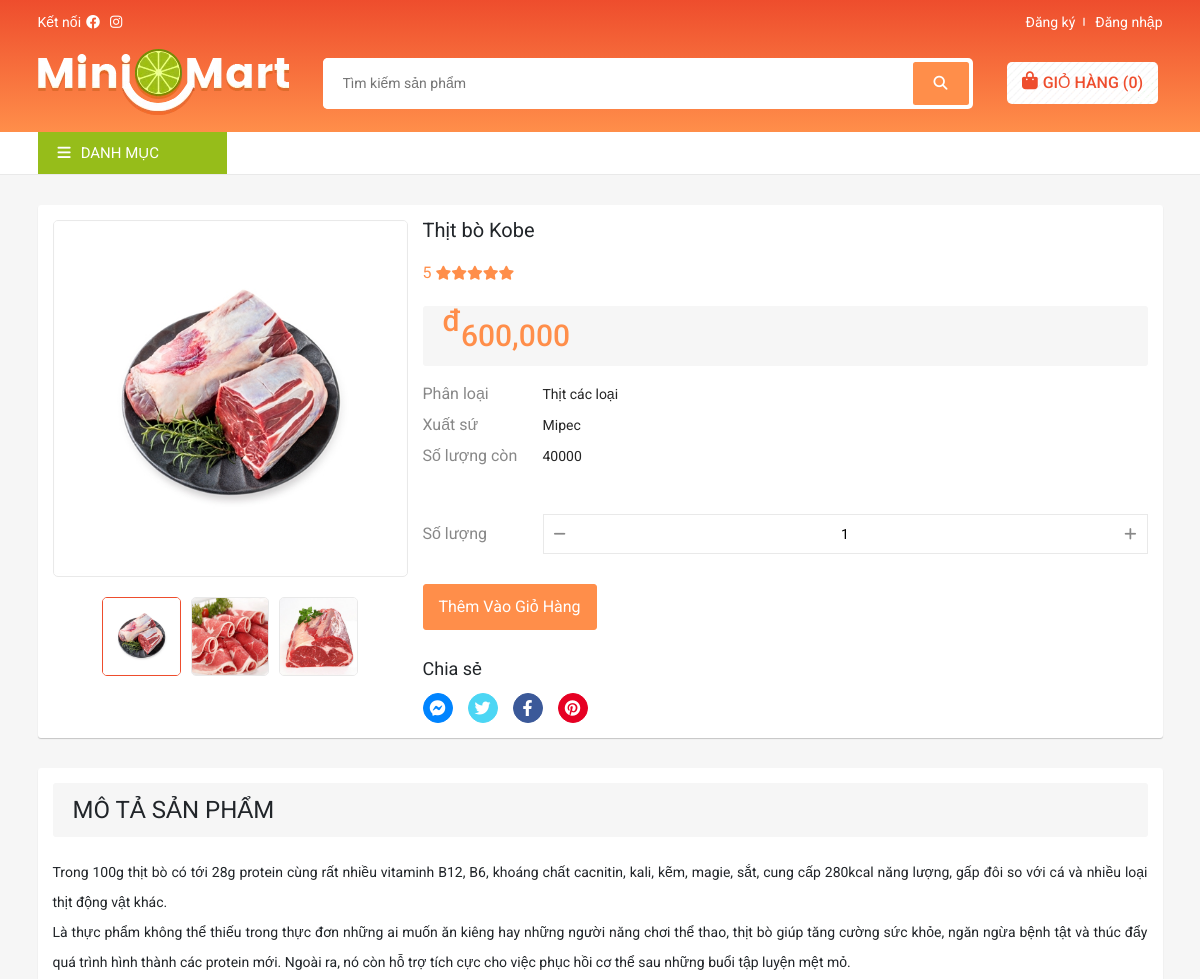
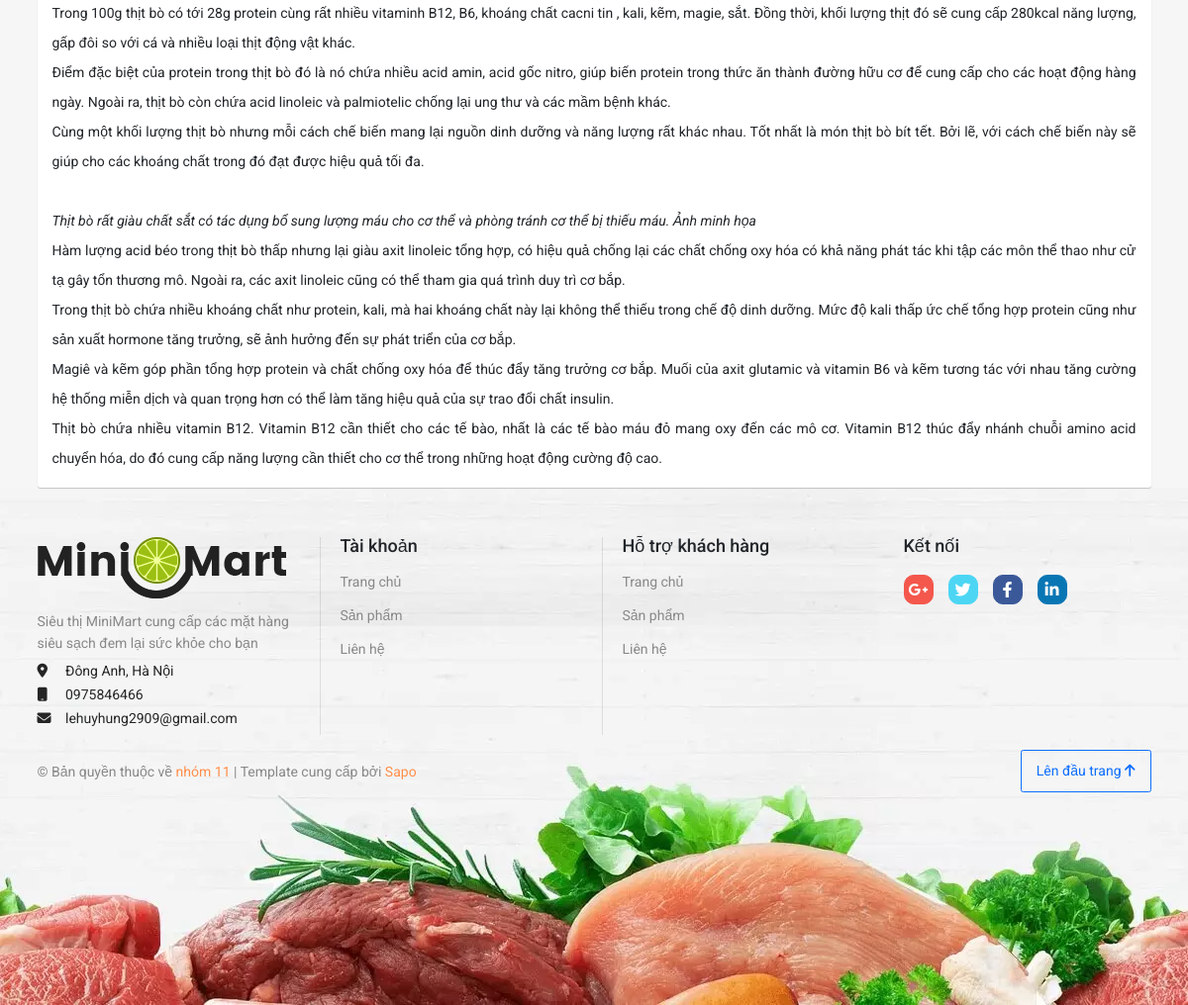
The page /productDetail.php?id=14 on the database its author committed (2 pictures, top to bottom).
### tables this page shows
CREATE TABLE `galery` (
  `id` int(11) NOT NULL,
  `product_id` int(11) NOT NULL,
  `thumbnail` varchar(500) NOT NULL,
  `created_At` datetime NOT NULL
);

CREATE TABLE `product` (
  `id` int(11) NOT NULL,
  `cate_id` int(11) NOT NULL,
  `title` varchar(100) NOT NULL,
  `price` int(11) NOT NULL,
  `unit` varchar(20) NOT NULL,
  `country` varchar(50) NOT NULL,
  `discount` int(11) NOT NULL,
  `quantity` int(11) NOT NULL,
  `description` longtext NOT NULL,
  `created_At` datetime NOT NULL,
  `updated_At` datetime NOT NULL,
  `deleted` int(11) NOT NULL DEFAULT 0
);

CREATE TABLE `category` (
  `id` int(11) NOT NULL,
  `name` varchar(50) NOT NULL,
  `created_At` datetime NOT NULL,
  `updated_At` datetime NOT NULL
);

### database/dbhelper.php (called while the page is built, shortened)
<?php
function executeResult($sql, $isSingle = false)
{
    $data = null;
    $cont = mysqli_connect(HOST, USERNAME, PASSWORD, DATABASE);
    mysqli_set_charset($cont, "utf8");
    $result = mysqli_query($cont, $sql);
    if ($isSingle) {
        $data = mysqli_fetch_array($result, 1);
    } else {
        $data = [];
        while (($row = mysqli_fetch_array($result, 1)) != null) {
            $data[] = $row;
        }
    }
    return $data;
}

### productDetail.php (the view, shortened to what this page needs)
<?php
require_once './database/dbhelper.php';
$productID = "";
if (!empty($_GET)) {
    $productID = getGet('id');
}
$sql = "SELECT product.id, title, country, price, discount, description, quantity, name FROM product INNER JOIN category ON product.cate_id = category.id WHERE deleted = 0 AND product.id = '$productID'";
$product = executeResult($sql, true);
$oldPrice = (int) $product['price'];
$newPrice = $oldPrice - $oldPrice * (int) $product['discount'] / 100;
$img = "SELECT * FROM galery WHERE product_id = '$productID'";
$thumbnail = executeResult($img);
require_once './ultils/add_cart_process.php';
?>
<!DOCTYPE html>
<html lang="en">
<head>
    <link href="https://cdn.jsdelivr.net/npm/bootstrap@5.1.3/dist/css/bootstrap.min.css" rel="stylesheet"
 />
    <link rel="stylesheet" href="https://cdnjs.cloudflare.com/ajax/libs/font-awesome/6.1.1/css/all.min.css"
 />
    <link rel="stylesheet" href="./dist/css/style.css" />
</head>
<?php
include "./header.php";
include "./navbar.php";
?>
<div class="product-detail container">
    <div class="row">
        <div class="col-md-12">
            <section class="bg-white product-detail__page">
                <div class="row">
                    <div class="col-md-4">
                        <div class="product-detail__page__thumbnail">
                            <div class="current-img--wrap">
                                <img class="current-img" src="" alt="anh">
                            </div>
                            <div class="list-thumbnail">
                                <?php
foreach ($thumbnail as $img) {
    echo '<img class="list-thumbnail__item" src="./assets/thumbnail/' . $img['thumbnail'] . '" alt="anh">';
}
?>
                            </div>
                        </div>
                    </div>
                    <div class="col-md-8">
                        <form method="POST" class="product-detail__page__info">
                            <h2><?=$product['title']?></h2>
                            <div class="product-detail__page__info__evaluate">
                                <div class="product-detail__page__info__evaluate__item">
                                    <p>5 <i class="fas fa-star"></i><i class="fas fa-star"></i><i
                                            class="fas fa-star"></i><i class="fas fa-star"></i><i
                                            class="fas fa-star"></i></p>
                                </div>
                            </div>
                            <div class="product-detail__page__info__bg">
                                <?php
if ($product['discount'] != 0) {
    echo ' <p class="product__price--old product__price--detail--old">
            <sup>đ</sup>' . number_format($oldPrice) . '
            </p>
            <p class="product__price product__price--detail">
                <sup>đ</sup>' . number_format($newPrice) . '
            </p><span class="product__price__discount">' . $product['discount'] . '% GIẢM</span>';
} else {
    echo '<p class="product__price product__price--detail">
                <sup>đ</sup>' . number_format($product['price']) . '
            </p>';
}
?>
                            </div>
                            <div class="d-flex align-items-center mt-4">
                                <p class="product-detail__page__info__text">Phân loại </p>
                                <p class="product-detail__page__info__text--dark"><?=$product['name']?></p>
                            </div>
                            <div class="d-flex align-items-center mt-4">
                                <p class="product-detail__page__info__text">Xuất sứ</p>
                                <p class="product-detail__page__info__text--dark"><?=$product['country']?></p>
                            </div>
                            <div class="d-flex align-items-center mt-4">
                                <p class="product-detail__page__info__text">Số lượng còn</p>
                                <p class="product-detail__page__info__text--dark"><?=$product['quantity']?></p>
                            </div>
                            <div class="product-detail__page__info__quantity">
                                <p class="product-detail__page__info__text">Số lượng </p>
                                <div class="product__quantity">
                                    <p class="product__quantity__btn minus"><i class="fas fa-minus"></i></p>
                                    <input type="text" name="quantity" class="product__quantity__value" value="1">
                                    <p class="product__quantity__btn plus"><i class="fas fa-plus"></i></p>
                                </div>
                            </div>
                            <?=$product['quantity'] > 0 ? "<button type='submit' class='add-cart-btn shadow-none btn btn-secondary'>Thêm
                                vào giỏ hàng
                            </button>" : "<button type='button' class='add-cart-btn shadow-none btn btn-secondary'>Hết hàng
                        </button>"?>
                            <div class="product-detail__page__info__share">
                                <h3 class="product-detail__page__info__share__title">Chia sẻ</h3>
                                <div class="product-detail__page__info__share__list">
                                    <p class="product-detail__page__info__share__item"><i
                                            class="fab fa-facebook-messenger"></i></p>
                                    <p class="product-detail__page__info__share__item"><i class="fab fa-twitter"></i>
                                    </p>
                                    <p class="product-detail__page__info__share__item"><i class="fab fa-facebook-f"></i>
                                    </p>
                                    <p class="product-detail__page__info__share__item"><i class="fab fa-pinterest"></i>
                                    </p>
                                </div>
                            </div>
                        </form>
                    </div>
                </div>
            </section>
        </div>
        <div class="col-md-12">
            <section class="bg-white product-detail__page">
                <div class="product-detail__page__info__bg">
                    <h2>Mô tả sản phẩm</h2>
                </div>
                <div class="description">
                    <?=html_entity_decode($product['description'])?>
                </div>
            </section>
        </div>
    </div>
</div>
<?php
include "./footer.php";
?>

### rows shown on the page
galery: thumbnail (picture)
galery: thumbnail (picture)
galery: thumbnail (picture)
product: title "Thịt bò Kobe", price "600,000", cate.name "Thịt các loại", country "Mipec", quantity "40000", description "Trong 100g thịt bò có tới 28g protein cùng rất nhiều vitaminh B12, B6, khoáng chất cacnitin, kali, kẽm, magie, sắt, cung cấp 280kcal năng lượng, gấp đôi so với cá và nhiều loại thịt động vật khác. Là thực phẩm không thể thiếu trong thực đơn những ai muốn ăn kiêng hay những người năng chơi thể thao, thịt bò giúp tăng cường sức khỏe, ngăn ngừa bệnh tật và thúc đẩy quá trình hình thành các protein mới. Ngoài ra, nó còn hỗ trợ tích cực cho việc phục hồi cơ thể sau những buổi tập luyện mệt mỏ. Trong 100g thịt bò có tới 28g protein cùng rất nhiều vitaminh B12, B6, khoáng chất cacni tin , kali, kẽm, magie, sắt. Đồng thời, khối lượng thịt đó sẽ cung cấp 280kcal năng lượng, gấp đôi so với cá và…"
